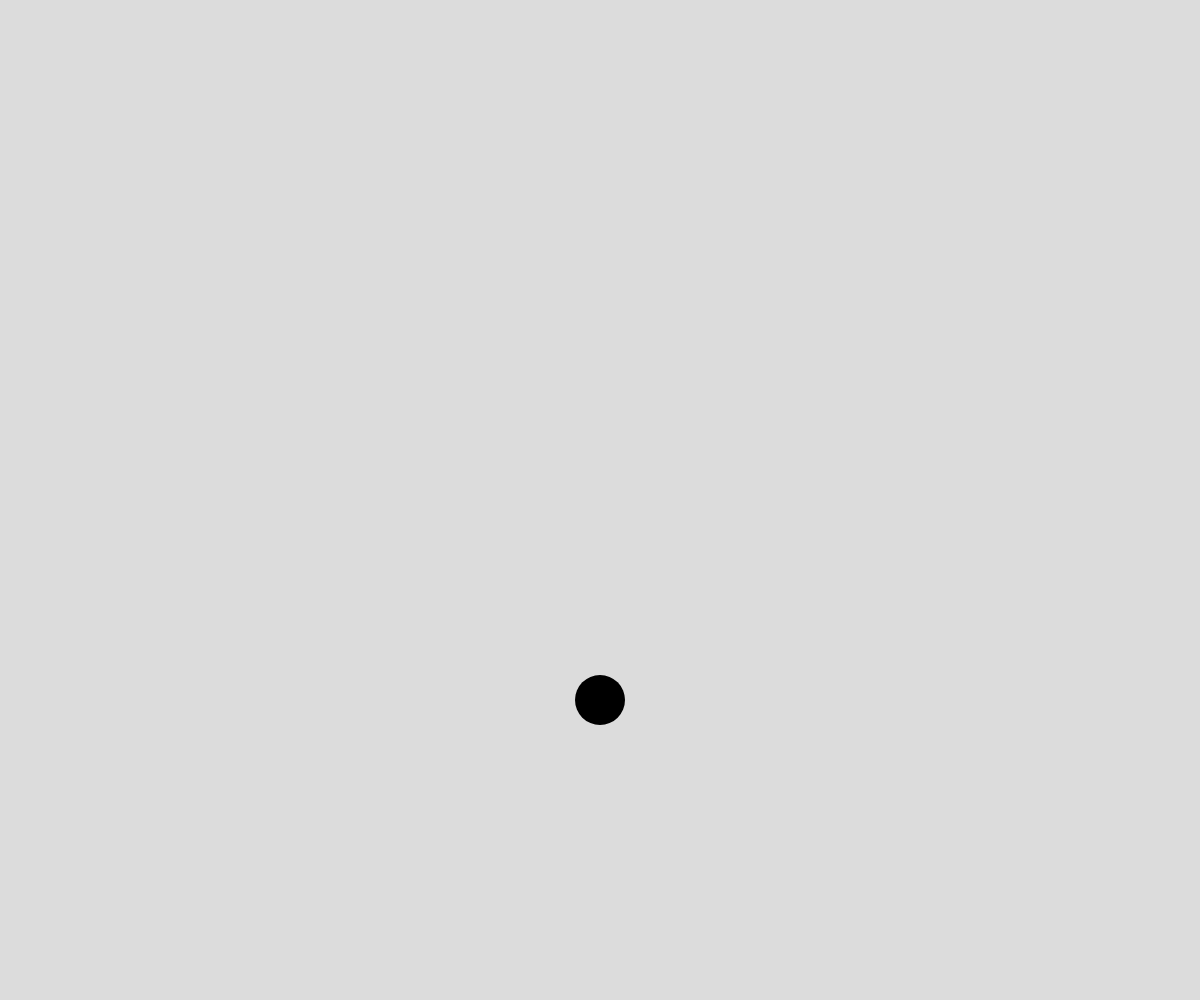
Frame 1 (no input)
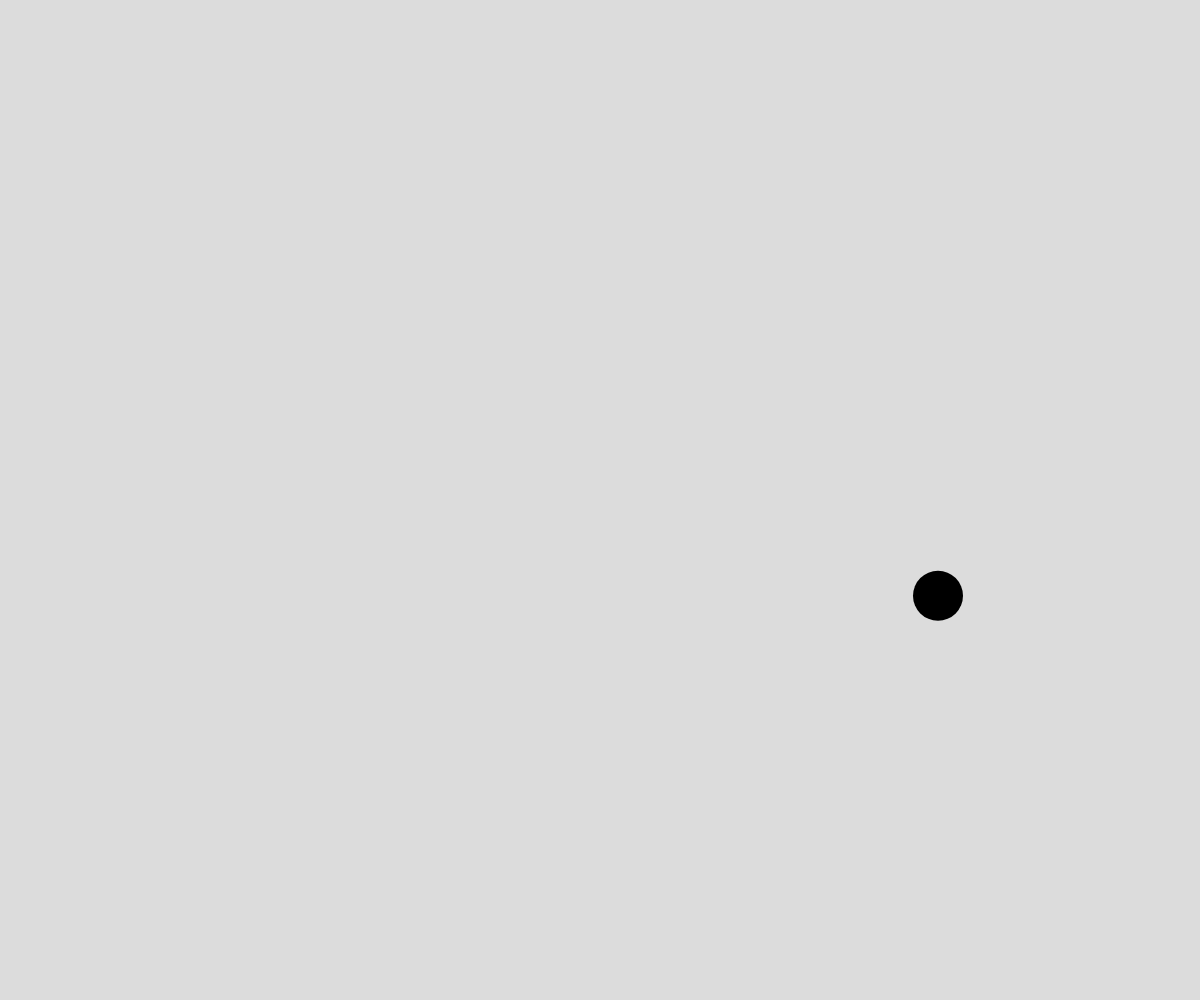
Frame 60 (no input)
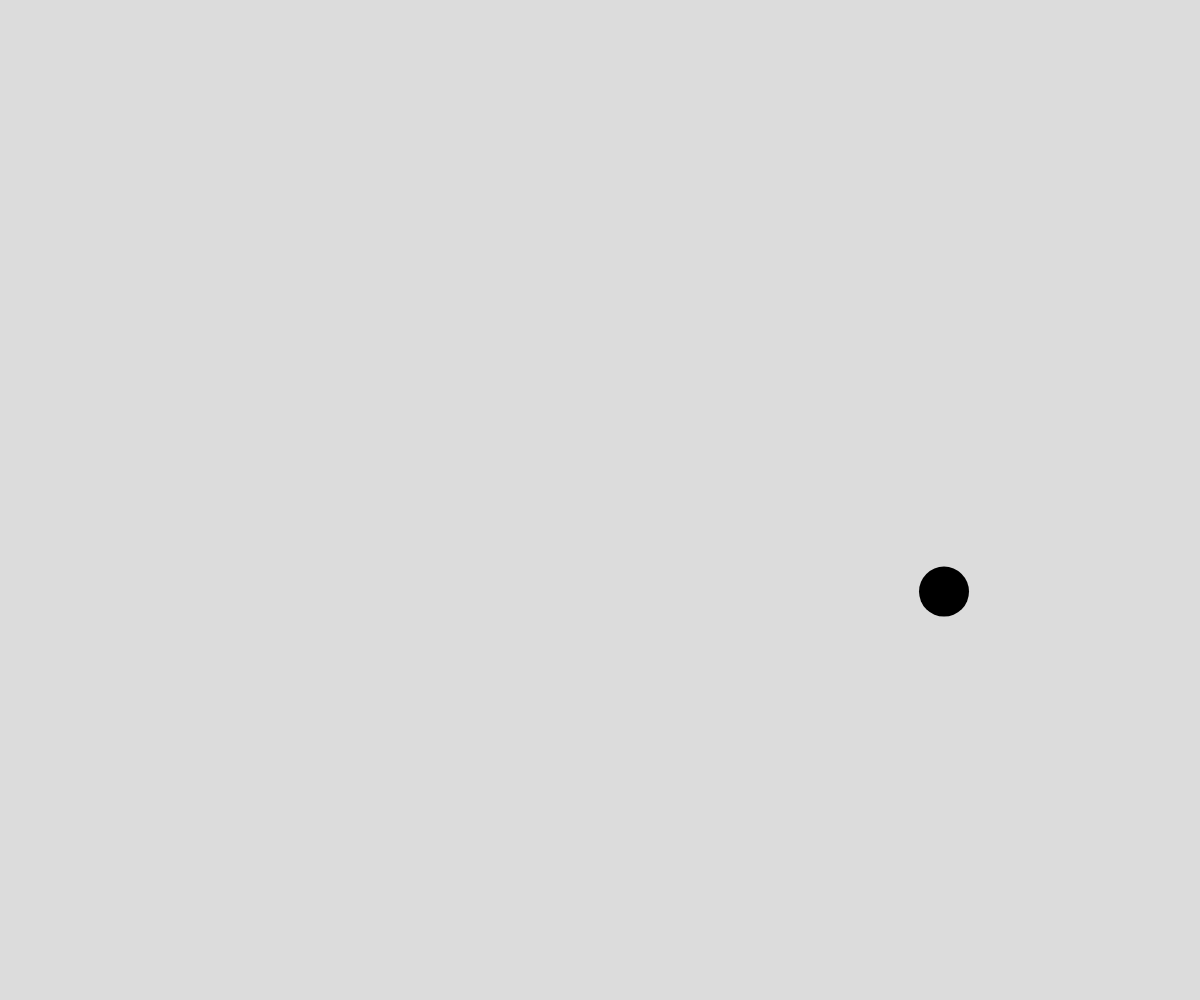
Frame 120 (the mouse pressed at the canvas centre since frame 60)

The p5.js sketch that drew these frames (run headless with seeded random() and noise() and a simulated clock; from frame 60 on, the mouse is pressed at the canvas centre):

// p5.js sketch
// ── sketch.js
let t = 0;
let pendulumLength = 600;
let maxAngle = 40; // Maximum swing angle in degrees

function setup() {
  createCanvas(windowWidth, windowHeight);
  noStroke();
  rectMode(CENTER);
  angleMode(DEGREES);
  fill(0,0,0,255);
}

function draw() {
  background(220);
  
  // Pendulum pivot point at top center
  let pivotX = width/2;
  let pivotY = 100;
  
  // Calculate pendulum angle using sine wave for smooth oscillation
  let angle = sin(t) * maxAngle;
  
  // Convert angle to x,y position
  let x = pivotX + sin(angle) * pendulumLength;
  let y = pivotY + cos(angle) * pendulumLength;
  
  // Draw pendulum string
  stroke(0);
  strokeWeight(2);
  //line(pivotX, pivotY, x, y);
  
  // Draw pendulum bob (circle)
  noStroke();
  fill(0, 0, 0, 255);
  ellipse(x, y, 50, 50);
  
  // Draw pivot point
  fill(255, 0, 0);
  //ellipse(pivotX, pivotY, 10, 10);
  
  t += 1; // Control speed of pendulum
}
function windowResized() {
  resizeCanvas(windowWidth, windowHeight);  
}
